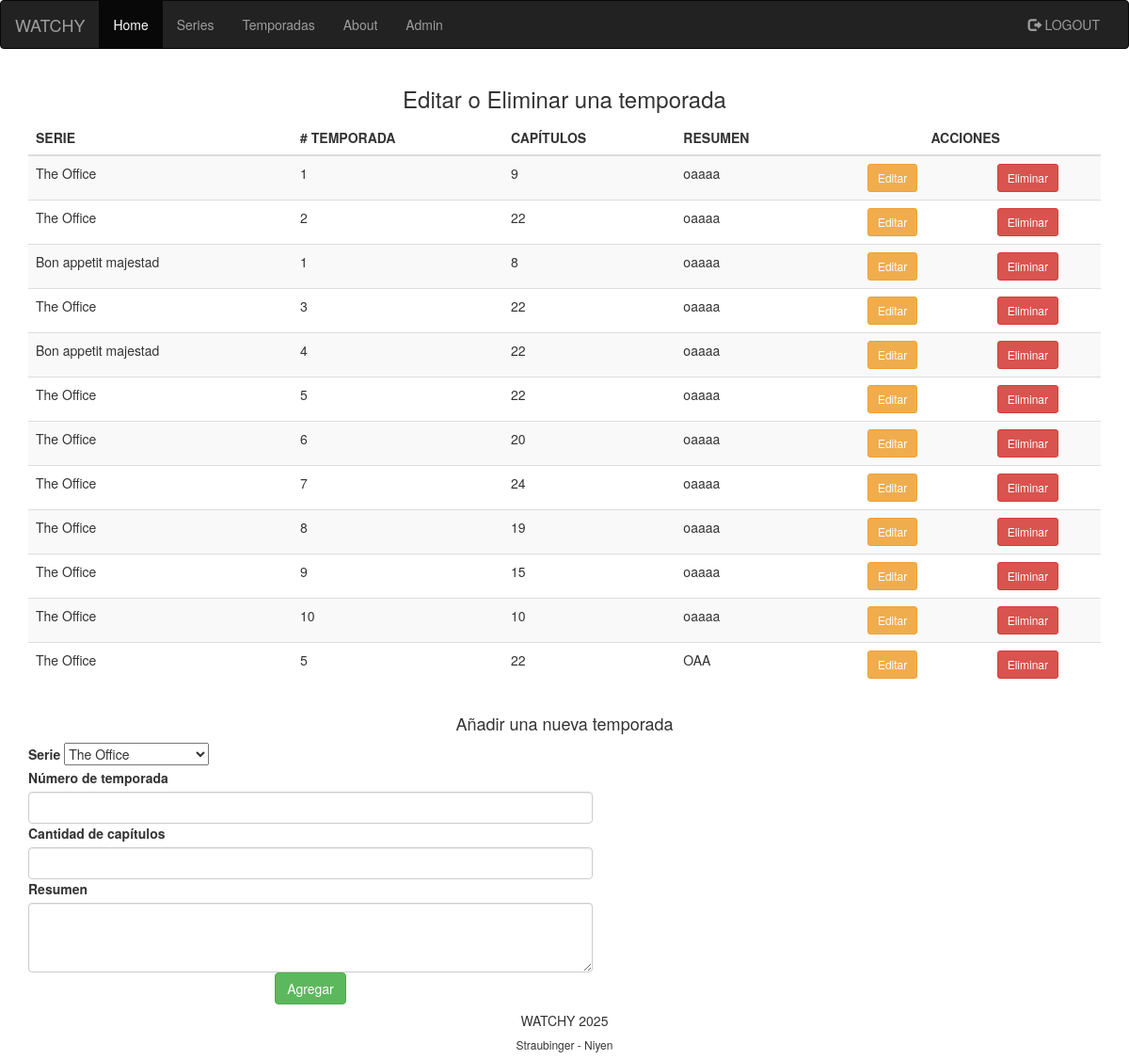
/administrarTemporadas (signed in), run on the app's committed database.
### tables this page shows
CREATE TABLE `series` (
  `id_serie` int(255) NOT NULL,
  `titulo` varchar(1000) NOT NULL,
  `genero` varchar(1000) NOT NULL,
  `cant_temporadas` int(255) NOT NULL,
  `sinopsis` text NOT NULL,
  `clasificación` int(99) NOT NULL,
  `img` varchar(500) NOT NULL
);

CREATE TABLE `temporadas` (
  `id_temporada` int(255) NOT NULL,
  `id_serie` int(255) NOT NULL,
  `num_temporada` int(255) NOT NULL,
  `cant_capitulos` int(255) NOT NULL,
  `resumen` text NOT NULL
);

### app/views/temporadas.view.phtml (called while the page is built, shortened)
<?php
    class TemporadasView {
        function showTemporadasABM($temporadas,$series,$error,$user){
            require_once '././templates/panel_temporadas.phtml';
        }
    }
?>

### app/controllers/temporadas.controller.php (called while the page is built, shortened)
<?php
    require_once './app/models/temporadas.model.php';
    require_once './app/views/temporadas.view.phtml';
    require_once './app/models/series.model.php';
    class TemporadasController {
        public function __construct(){
            $this->Model = new ModelTemporadas();
            $this->View = new TemporadasView();
            $this->modelSerie = new SeriesModel();
        }
        public function showMenuABM($request){
            $temporadas = $this->Model->getAllTemporadas();
            $series = $this->modelSerie->getAllSeries();
            $this->View->showTemporadasABM($temporadas,$series,"", $request->user);
        }
    }
?>

### app/models/series.model.php (called while the page is built, shortened)
<?php
class SeriesModel{
    private $db;
    function __construct() {
        $this->db = new PDO('mysql:host=localhost;dbname=tpe_web2s;charset=utf8', 'root', '');
    }
    function getAllSeries (){
        $query = $this->db->prepare('SELECT * FROM series');
        $query->execute();
        $series = $query->fetchAll(PDO::FETCH_OBJ);
        return $series;
    }
}

### app/models/temporadas.model.php (called while the page is built, shortened)
<?php
    class ModelTemporadas {
        function __construct(){
            $this->db = new PDO('mysql:host=localhost;'.'dbname=tpe_web2s;charset=utf8', 'root', '');
        }
       function getAllTemporadas (){
        $query = $this->db->prepare('SELECT * FROM temporadas');
        $query->execute();
        $temporadas = $query->fetchAll(PDO::FETCH_OBJ);
        return $temporadas;
    }
    }
?>

### templates/panel_temporadas.phtml (the view)
<?php require_once 'layout/header.phtml' ?>
<div class="container my-5">
    <section class="editOrDelete mb-5">
        <h3 class="fw-bold mb-4 text-center text-dark">Editar o Eliminar una temporada</h3>
        <div class="table-responsive shadow-sm">
            <table class="table table-striped table-hover align-middle">
                <thead class="table-dark">
                    <tr>
                        <th>SERIE</th>
                        <th># TEMPORADA</th>
                        <th>CAPÍTULOS</th>
                        <th>RESUMEN</th>
                        <th colspan="2" class="text-center">ACCIONES</th>
                    </tr>
                </thead>
                <tbody>
                    <?php foreach ($temporadas as $temporada): ?>
                        <tr>
                            <?php foreach ($series as $serie): ?>
                                <?php if ($serie->id_serie === $temporada->id_serie): ?>
                                    <td><?= htmlspecialchars($serie->titulo) ?></td>
                                <?php endif; ?>
                            <?php endforeach; ?>
                            <td><?= htmlspecialchars($temporada->num_temporada) ?></td>
                            <td><?= htmlspecialchars($temporada->cant_capitulos) ?></td>
                            <td><?= htmlspecialchars($temporada->resumen) ?></td>
                            <td class="text-center">
                                <a href="editTemporada/<?= $temporada->id_temporada ?>" class="btn btn-warning btn-sm">Editar</a>
                            </td>
                            <td class="text-center">
                                <a href="deleteTemporada/<?= $temporada->id_temporada ?>" class="btn btn-danger btn-sm">Eliminar</a>
                            </td>
                        </tr>
                    <?php endforeach; ?>
                </tbody>
            </table>
        </div>
    </section>
    <section class="add_temporada">
        <h4 class="fw-semibold mb-3 text-center">Añadir una nueva temporada</h4>
        <form action="addTemporada" method="post" class="card shadow-sm p-4 mx-auto" style="max-width: 600px;">
            <div class="mb-3">
                <label class="form-label fw-semibold">Serie</label>
                <select name="name" class="form-select" required>
                    <?php foreach($series as $serie): ?>
                        <option value="<?= htmlspecialchars($serie->titulo) ?>"><?= htmlspecialchars($serie->titulo) ?></option>
                    <?php endforeach; ?>
                </select>
            </div>
            <div class="mb-3">
                <label class="form-label fw-semibold">Número de temporada</label>
                <input type="number" name="num_temporada" class="form-control" required>
            </div>
            <div class="mb-3">
                <label class="form-label fw-semibold">Cantidad de capítulos</label>
                <input type="number" name="cant_capitulos" class="form-control" required>
            </div>
            <div class="mb-3">
                <label class="form-label fw-semibold">Resumen</label>
                <textarea name="resumen" class="form-control" rows="3"></textarea>
            </div>
            <div class="text-center">
                <button type="submit" class="btn btn-success px-4">Agregar</button>
            </div>
        </form>
    </section>
</div>
<?php require_once 'layout/footer.phtml' ?>

### data on the page
temporadas: num_temporada "1", cant_capitulos "9", resumen "oaaaa"
series: titulo "The Office"
temporadas: num_temporada "2", cant_capitulos "22", resumen "oaaaa"
temporadas: num_temporada "1", cant_capitulos "8", resumen "oaaaa"
series: titulo "Bon appetit majestad"
temporadas: num_temporada "3", cant_capitulos "22", resumen "oaaaa"
temporadas: num_temporada "4", cant_capitulos "22", resumen "oaaaa"
temporadas: num_temporada "5", cant_capitulos "22", resumen "oaaaa"
temporadas: num_temporada "6", cant_capitulos "20", resumen "oaaaa"
temporadas: num_temporada "7", cant_capitulos "24", resumen "oaaaa"
temporadas: num_temporada "8", cant_capitulos "19", resumen "oaaaa"
temporadas: num_temporada "9", cant_capitulos "15", resumen "oaaaa"
temporadas: num_temporada "10", cant_capitulos "10", resumen "oaaaa"
temporadas: num_temporada "5", cant_capitulos "22", resumen "OAA"

### other printed values
form field name "The Office"
